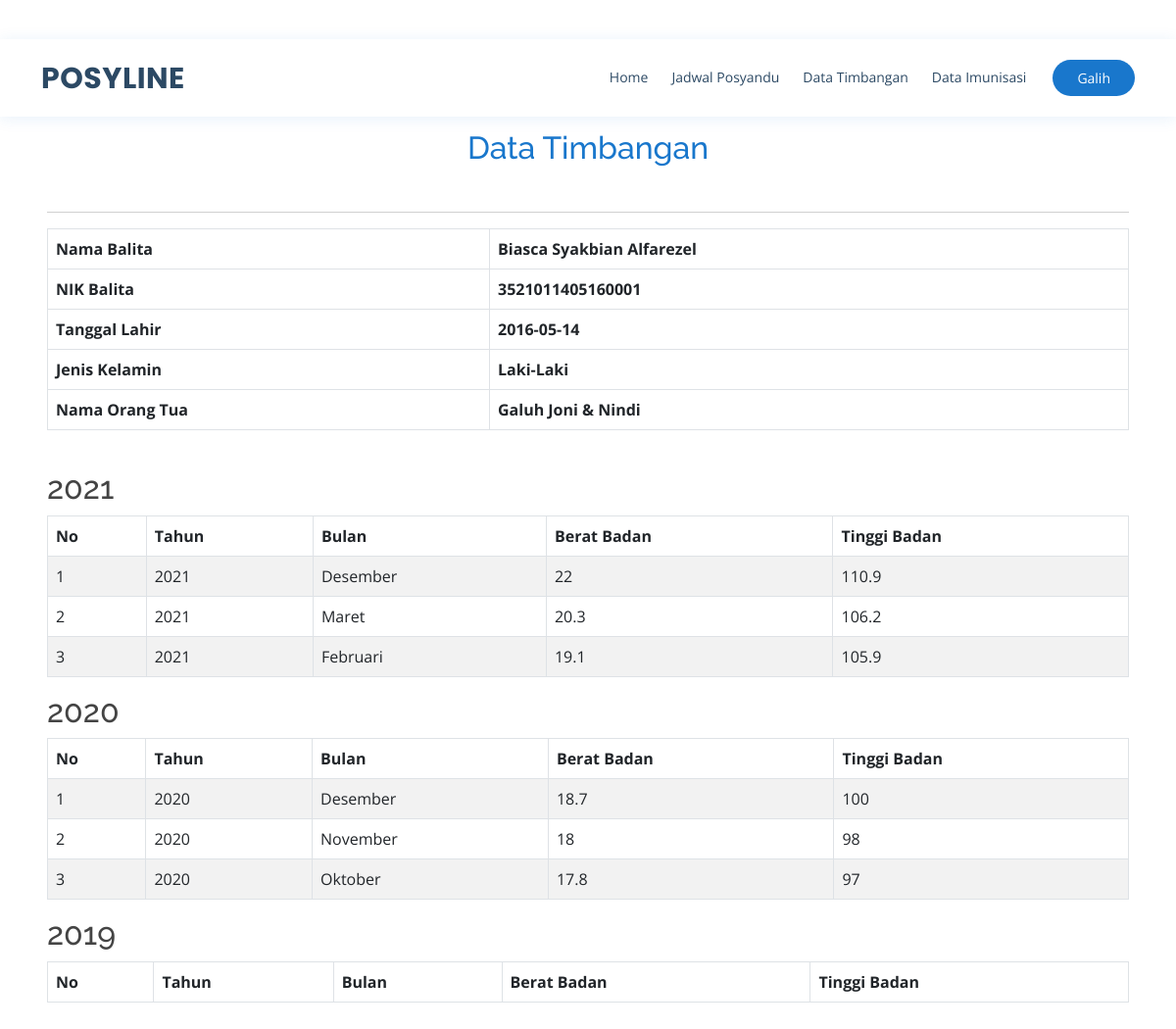
Screenshot of /isi.php?halaman=timbangan (signed in) with the database file from the repository.
### tables this page shows
CREATE TABLE `data_balita` (
  `id_balita` int(11) NOT NULL,
  `nik_balita` varchar(50) NOT NULL,
  `id_posyandu` int(11) NOT NULL,
  `nama_balita` varchar(50) NOT NULL,
  `jenis_kelamin` varchar(50) NOT NULL,
  `tanggal_lahir` date NOT NULL,
  `nama_ayah` varchar(50) NOT NULL,
  `nama_ibu` varchar(50) NOT NULL,
  `anak_ke` varchar(50) NOT NULL,
  `berat_lahir` varchar(50) NOT NULL,
  `panjang_lahir` varchar(50) NOT NULL,
  `IMD` varchar(50) NOT NULL,
  `buku_KIA` varchar(50) NOT NULL
);

CREATE TABLE `data_timbangan` (
  `id_data_timbangan` int(11) NOT NULL,
  `id_balita` varchar(50) NOT NULL,
  `id_bulan_timbangan` int(50) NOT NULL,
  `tahun` year(4) NOT NULL,
  `berat_badan` varchar(50) NOT NULL,
  `tinggi_badan` varchar(50) NOT NULL
);

CREATE TABLE `bulan_timbangan` (
  `id_bulan` int(11) NOT NULL,
  `nama_bulan` varchar(20) NOT NULL
);

### timbangan.php (the view)
<?php $id = $_SESSION['user']['nik_balita'];?>
<h2 class="section-title" style="color: #1977cc;">Data Timbangan</h2>
<hr>
<?php $menu = query("SELECT * FROM data_balita WHERE nik_balita = $id"); ?>
<?php foreach($menu as $row): ?>
<table class="table table-bordered">
	<tr>
		<th>Nama Balita</th>
		<th><?php echo$row['nama_balita']; ?></th>
	</tr>
	<tr>
		<th>NIK Balita</th>
		<th><?php echo$row['nik_balita']; ?></th>
	</tr>
	<tr>
		<th>Tanggal Lahir</th>
		<th><?php echo $row['tanggal_lahir']; ?></th>
	</tr>
	<tr>
		<th>Jenis Kelamin</th>
		<th>
			<?php
				if($row['jenis_kelamin']=='L')
					{
						echo 'Laki-Laki';
					} elseif ($row['jenis_kelamin']=='P'){
						echo "Perempuan";
					} else {
						echo "Tidak Diketahui";
					}
			?>
		</th>
	</tr>
	<tr>
		<th>Nama Orang Tua</th>
		<th><?php echo $row['nama_ayah']; ?> & <?php echo $row['nama_ibu']; ?></th>
	</tr>
</table>
<?php endforeach; ?>
<br>
<?php $ambil = query("SELECT tahun FROM data_timbangan GROUP BY data_timbangan.tahun desc"); ?>
		<?php foreach($ambil as $data): ?>
<h2><?= $data['tahun'];?></h2>
<table class="table table-bordered table-striped">
	<thead>
		<tr>
			<th>No</th>
			<th>Tahun</th>
			<th>Bulan</th>
			<th>Berat Badan</th>
			<th>Tinggi Badan</th>
		</tr>
	</thead>
	<tbody>
 		<?php
 		$tahun =  $data['tahun'];
 		$ambil = query("SELECT data_balita.nama_balita, bulan_timbangan.nama_bulan, data_timbangan.tahun, data_timbangan.berat_badan, data_timbangan.tinggi_badan FROM data_balita, bulan_timbangan, data_timbangan WHERE  data_balita.id_balita=data_timbangan.id_balita AND data_timbangan.id_bulan_timbangan=bulan_timbangan.id_bulan AND data_balita.nik_balita=$id AND data_timbangan.tahun=$tahun ORDER BY data_timbangan.id_bulan_timbangan DESC"); ?>
		<?php $i = 1; ?>
		<?php foreach($ambil as $data): ?>
		<tr>
			<td><?= $i; ?></td>
			<td><?php echo($data['tahun']); ?></td>
			<td><?php echo($data['nama_bulan']); ?></td>
			<td><?php echo($data['berat_badan']); ?></td>
			<td><?php echo($data['tinggi_badan']); ?></td>
		</tr>
		<?php $i++; ?>
        <?php endforeach; ?>
	</tbody>
</table>
<?php endforeach; ?>

### isi.php (shortened to what this page needs)
<?php
$conn = mysqli_connect("localhost", "root", "", "posyandu");
function query($query){
    global $conn;
    $result = mysqli_query($conn, $query);
    $rows = [];
    while ($row = mysqli_fetch_assoc($result)) {
        $rows[] = $row;
    }
    return $rows;
}
?>
<!DOCTYPE html>
<html lang="en">
<head>
  <link href="assets/vendor/animate.css/animate.min.css" rel="stylesheet">
  <link href="assets/vendor/bootstrap/css/bootstrap.min.css" rel="stylesheet">
  <link href="assets/vendor/bootstrap-icons/bootstrap-icons.css" rel="stylesheet">
  <link href="assets/vendor/boxicons/css/boxicons.min.css" rel="stylesheet">
  <link href="assets/vendor/fontawesome-free/css/all.min.css" rel="stylesheet">
  <link href="assets/vendor/glightbox/css/glightbox.min.css" rel="stylesheet">
  <link href="assets/vendor/remixicon/remixicon.css" rel="stylesheet">
  <link href="assets/vendor/swiper/swiper-bundle.min.css" rel="stylesheet">
  <link href="assets/css/style.css" rel="stylesheet">
</head>
<body>
  <header id="header" class="fixed-top">
    <div class="container d-flex align-items-center">
      <h1 class="logo me-auto" style="color: #1977cc;"><a href="index.html">POSYLINE</a></h1>
      <nav id="navbar" class="navbar order-last order-lg-0">
        <ul class="main-menu">
          <li><a class="nav-link scrollto" href="indexpengguna.php">Home</a></li>
          <li><a class="nav-link scrollto" href="isi.php">Jadwal Posyandu</a></li>
          <li><a class="nav-link scrollto" href="isi.php?halaman=timbangan">Data Timbangan</a></li>
          <li><a class="nav-link scrollto" href="isi.php?halaman=imunisasi">Data Imunisasi</a></li>
        </ul>
      </nav>
      <a class="appointment-btn scrollto"><span class="d-none d-md-inline"><?php echo $_SESSION['user']['username_pengguna']; ?></a>
    </div>
  </header>
  <section id="info" class="about">
      <div class="container-fluid">
        <div class="row">
          <div class="align-items-stretch justify-content-center py-5 px-lg-5">
            <br>
            <?php
                if (isset($_GET['halaman']))
                {
                    if ($_GET['halaman']=="timbangan") {
                        include 'timbangan.php';
                    } elseif ($_GET['halaman']=="imunisasi") {
                        include 'imunisasi.php';
                    } elseif ($_GET['halaman']=="logout") {
                        include 'logout.php';
                    }
                }
                else {
                    include 'jadwal.php';
                }
                ?>
          </div>
        </div>
      </div>
    </section>
</body>
</html>

### assets/css/style.css (style rules this page uses)
body { font-family: "Open Sans", sans-serif; color: #444444; }
a { color: #1977cc; text-decoration: none; }
h1, h2, h3, h4, h5, h6 { font-family: "Raleway", sans-serif; }
#header { background: #fff; transition: all 0.5s; z-index: 997; padding: 15px 0; top: 40px; box-shadow: 0px 2px 15px rgba(25, 119, 204, 0.1); }
#header .logo { font-size: 30px; margin: 0; padding: 0; line-height: 1; font-weight: 700; letter-spacing: 0.5px; font-family: "Poppins", sans-serif; }
#header .logo a { color: #2c4964; }
.appointment-btn { margin-left: 25px; background: #1977cc; color: #fff; border-radius: 50px; padding: 8px 25px; white-space: nowrap; transition: 0.3s; font-size: 14px; display: inline-block; }
.navbar { padding: 0; }
.navbar ul { margin: 0; padding: 0; display: flex; list-style: none; align-items: center; }
.navbar li { position: relative; }
.navbar > ul > li { position: relative; white-space: nowrap; padding: 8px 0 8px 20px; }
.navbar a, .navbar a:focus { display: flex; align-items: center; justify-content: space-between; font-size: 14px; color: #2c4964; white-space: nowrap; transition: 0.3s; border-bottom: 2px solid #fff; padding: 5px 2px; }
section { padding: 60px 0; overflow: hidden; }
.section-title { text-align: center; padding-bottom: 30px; }

### rows the page displays
data_balita: nama_balita "Biasca Syakbian Alfarezel", nik_balita "3521011405160001", tanggal_lahir "2016-05-14", jenis_kelamin "Laki-Laki", nama_ayah "Galuh Joni", nama_ibu "Nindi"
data_timbangan: tahun "2021", id_bulan_timbangan.nama_bulan "Desember", berat_badan "22", tinggi_badan "110.9"
data_timbangan: tahun "2021", id_bulan_timbangan.nama_bulan "Maret", berat_badan "20.3", tinggi_badan "106.2"
data_timbangan: tahun "2021", id_bulan_timbangan.nama_bulan "Februari", berat_badan "19.1", tinggi_badan "105.9"
data_timbangan: tahun "2020", id_bulan_timbangan.nama_bulan "Desember", berat_badan "18.7", tinggi_badan "100"
data_timbangan: tahun "2020", id_bulan_timbangan.nama_bulan "November", berat_badan "18", tinggi_badan "98"
data_timbangan: tahun "2020", id_bulan_timbangan.nama_bulan "Oktober", berat_badan "17.8", tinggi_badan "97"

### other values shown
$_SESSION['user']['username_pengguna'] "Galih"
$data['tahun'] "2021"
$data['tahun'] "2020"
$data['tahun'] "2019"
